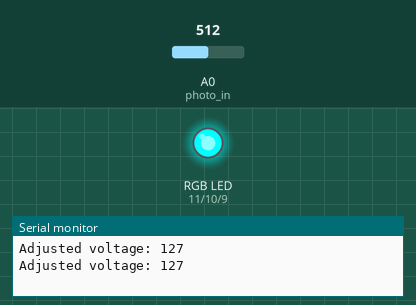
Recording of a sketch running on a simulated Arduino Uno, built with avr-gcc and run on an emulated ATmega328P. On the bench: an RGB LED mixed from three pins (HIGH = lit), the last lines printed to the serial monitor. The inputs (shaded band) are chosen by the test bench; at power-on: A0 (photo_in) = 512. Dim RGB values are drawn brighter than linear.

Above: at 1.8 s.
1.9 s: A0 (photo_in) set to 716
At 2.3 s:
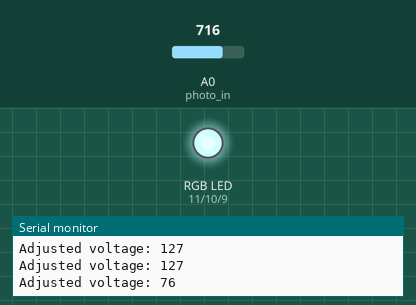
3.5 s: A0 (photo_in) set to 752
At 5.1 s:
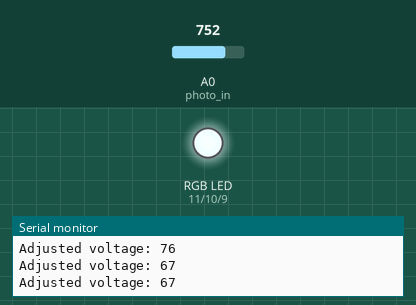
5.5 s: A0 (photo_in) set to 768
At 6.6 s:
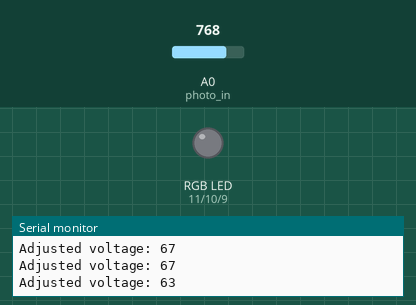
7.5 s: A0 (photo_in) set to 900
At 9.2 s:
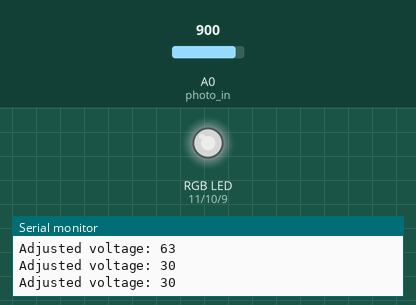
9.5 s: A0 (photo_in) set to 1023
At 10.9 s:
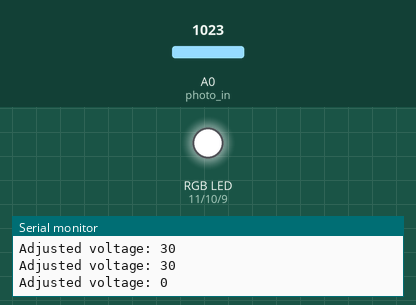
11.5 s: A0 (photo_in) set to 306
At 12.5 s:
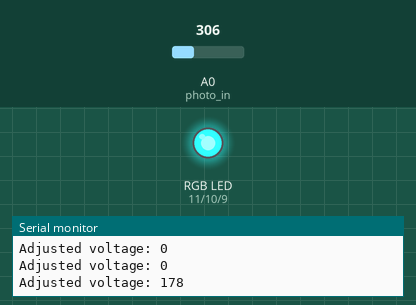
Timing chart, 0 to 14.5 s (numbered marks = the images above; inputs shaded):
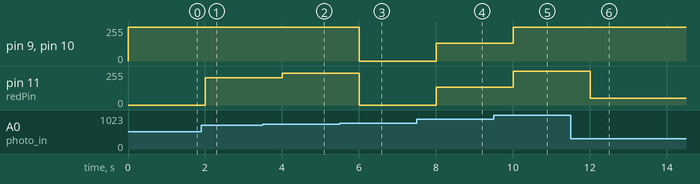

The sketch:

sketch_part1.ino
```cpp
int raw_voltage = 0;
int new_voltage = 0;
int photo_in = 0;
int bluePin = 9;
int greenPin = 10;
int redPin = 11;
void setup() {
  pinMode(redPin, OUTPUT);
  pinMode(greenPin, OUTPUT);
  pinMode(bluePin, OUTPUT);
  pinMode(photo_in, INPUT);
  Serial.begin(9600);
}

void loop() {
  raw_voltage = analogRead(photo_in);
  raw_voltage = map(raw_voltage, 1023,0,0,1024);
  Serial.print("Adjusted voltage: ");
  new_voltage = map(raw_voltage, 0, 1023, 0, 255);
  Serial.println(new_voltage);
  new_voltage = map(raw_voltage, 0, 255, 255, 0); // need to re-map because of our LED type
  setColor(new_voltage, new_voltage, new_voltage);
  delay(1000);
}

void setColor(int red, int green, int blue)
{
  analogWrite(redPin, red);
  analogWrite(greenPin, green);
  analogWrite(bluePin, blue);
}
```

Measured:
- the behaviour switches between 767 and 768 on A0 (photo_in) (found by bisection; images 2 and 3)
- after the input at 1.9 s, pin 11 (redPin): 0/255 → 204/255 after 0.10 s
- after the input at 3.5 s, pin 11 (redPin): 204/255 → 240/255 after 0.50 s
- after the input at 5.5 s, pin 9 (bluePin), pin 10 (greenPin): 255/255 → 0/255 after 0.50 s; pin 11 (redPin): 240/255 → 0/255 after 0.50 s
- after the input at 7.5 s, pin 9 (bluePin), pin 10 (greenPin), pin 11 (redPin): 0/255 → 132/255 after 0.51 s
- after the input at 9.5 s, pin 9 (bluePin), pin 10 (greenPin), pin 11 (redPin): 132/255 → 255/255 after 0.51 s
- after the input at 11.5 s, pin 11 (redPin): 255/255 → 50/255 after 0.51 s
